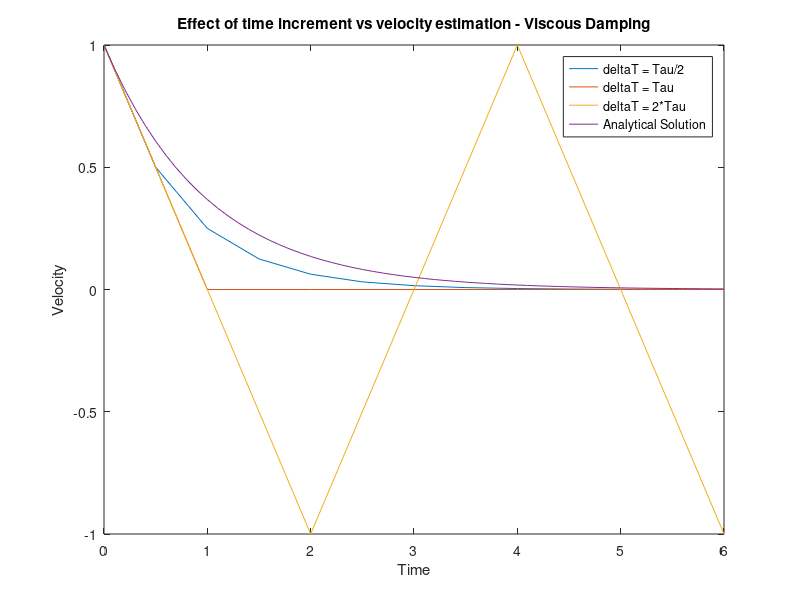
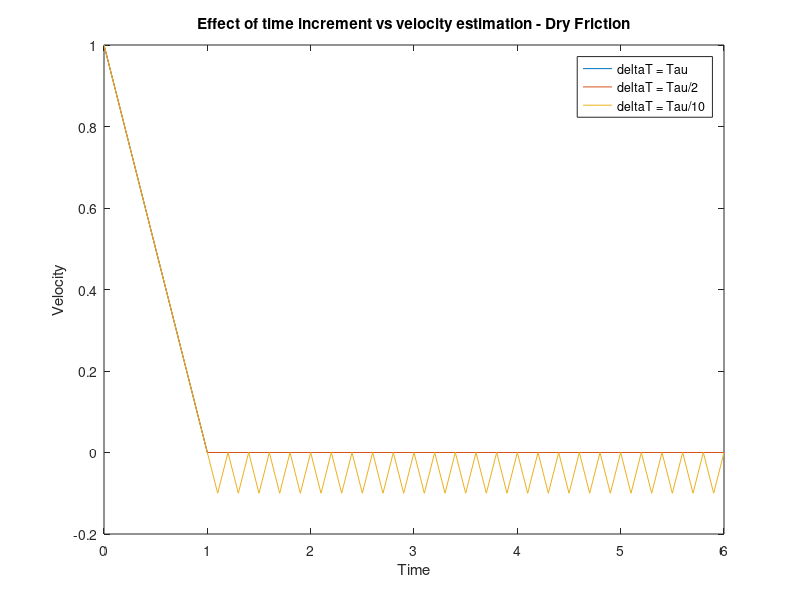

These figures' MATLAB source, in order:
v0 = 1;
m = 1;
b = 1;

tau = m/b;

dt = [tau/2,tau,2*tau];

figure('Name','LinearFirstOrder','NumberTitle','off');

for i = 1:length(dt)
    t = 0:dt(i):6*tau;
    v = zeros(length(t),1);
    v(1) = v0;
    for j = 2:length(v)
        v(j) = v(j-1)-dt(i)*tau*v(j-1);
    end;
    plot(t,v);
    hold on;
end;
t = 0:0.1:6*tau;
plot(t,v0*exp(-t/tau));
xlabel('Time');
ylabel('Velocity');
legend('deltaT = Tau/2','deltaT = Tau','deltaT = 2*Tau','Analytical Solution');

title('Effect of time increment vs velocity estimation - Viscous Damping');
commentA8P3a = 'The larger the time increment, the worse the estimation is, but it is less computationally intensive (less data points). As can be seen with DeltaT = Tau*2, the step size is so big that we overshoot the actual value and seem to oscillate back and forth around the actual value.';

hold off;
c = 1;


dt2 = [tau,tau/2,tau/10];

figure('Name','NonLinearFirstOrder','NumberTitle','off');

for i = 1:length(dt2)
    t = 0:dt2(i):6*tau;
    v = zeros(length(t),1);
    v(1) = v0;
    for j = 2:length(v)
        if v(j-1) == 0
            sign = 0;
        else
            sign = v(j-1)/abs(v(j-1));
        end;
        v(j) = v(j-1)-dt2(i)*c*sign;
    end;
    plot(t,v);
    hold on;
end;
xlabel('Time');
ylabel('Velocity');
legend('deltaT = Tau','deltaT = Tau/2','deltaT = Tau/10');

title('Effect of time increment vs velocity estimation - Dry Friction');

commentA8P3b = 'In this case, if DeltaT gets too small, the estimated velocity seems to oscillate due to the nature of the sign function.';
